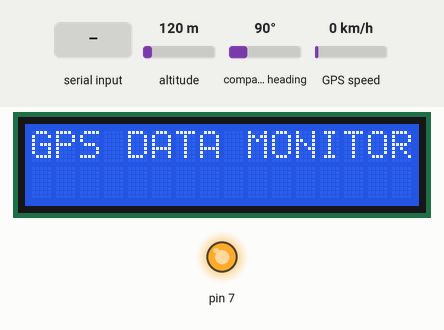
A sketch run on a simulated Arduino Uno, built with avr-gcc and run on an emulated ATmega328P. Shown: 16×2 character LCD, output pins drawn as LEDs (lit = HIGH). The test bench sets the inputs (shaded band); at power-on: altitude 120 m, compass heading 90°, GPS speed 0 km/h. The GPS gets a fix after 3 s at 37.7749, -122.4194 with 8 satellites; what the sketch prints to the serial monitor is not drawn.

Above: at 3.2 s.
3.3 s: "1" received over the second serial link
At 3.6 s:
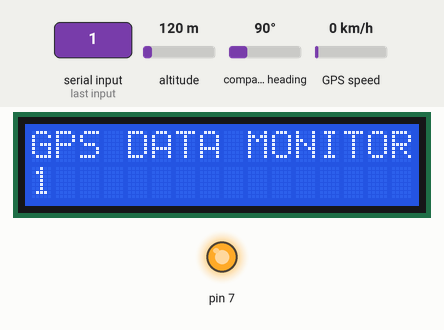
5.6 s: "0" received over the second serial link
At 6.0 s:
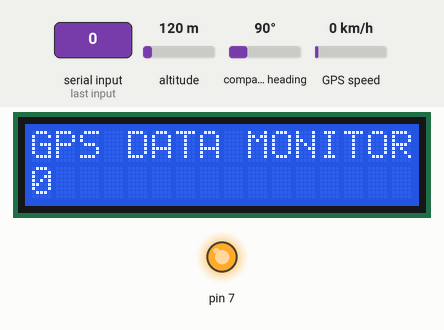
Timing chart, 0 to 8.6 s (numbered marks = the images above; inputs shaded):
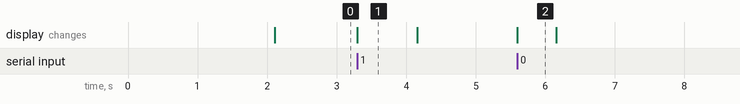

Measured:
- after the input at 3.3 s, the display: changes at once (image 1)
- after the input at 5.6 s, the display: changes at once (image 2)
- what the display in image 1 shows lasts 0.9 s, from 3.3 s to 4.2 s
- what the display in image 2 shows lasts 0.6 s, from 5.6 s to 6.2 s

The sketch:

GPS_TEST20241022_1.ino
```cpp
// Refer https://miraluna.hatenablog.com/entry/2018/01/10/000000
// GPS_TEST20241022_1.ino
// OK! 2024.10.21 22:05  Works well rx=D6(GPS/TX), D7:HIGH(GPS/EN)
// 2024.10.22 LCD display is not enough
// 2024.10.23 A3/D17  GPS/RX
/*
 A3/D17  GPS/RX
 D6  GPS/TX
 D7  LCD RS -> Back Light & GPS/EN
 D8  LCD enable -> LCD RS
 D9  LCD DB4 -> LCD enable
 D10 LCD DB5 ->  LCD DB4
 D11 LCD DB6 ->  LCD DB5
 D12 LCD DB7 ->  LCD DB6
 */
#include <TinyGPS++.h>         // You shall include this library
#include <SoftwareSerial.h>
#include <LiquidCrystal.h>

#define RS      8              // R909-VFO 1602 assign
#define E       9
#define DB4    10
#define DB5    11
#define DB6    12
#define DB7    13

int rx=6,tx=17;
TinyGPSPlus gps;
SoftwareSerial ss(rx,tx);
// initialize the library with the numbers of the interface pins
LiquidCrystal lcd(RS, E, DB4, DB5, DB6, DB7);

void setup() {
  Serial.begin(9600);            // ArduinoIDE　
  ss.begin(9600);                // GPS's default communication speed
  Serial.print("GPS DATA MONITOR");
  pinMode( 7, OUTPUT);
  digitalWrite(7, HIGH);         // GPS/EN must be high connected to D7

// set up the LCD's number of columns and rows
  lcd.begin(16,2);
  lcd.display();                          // initialize LCD
  lcd.setCursor(0, 0);
  lcd.print("GPS DATA MONITOR");
  delay(2000);
}

void loop() {
  while (ss.available()>0){      // Check if GPS is active
  char c = (ss.read());          // Read GPS print out
  gps.encode(c);                 // Process data
  Serial.print(c);               // Print text on ArduinoIDE serial display
  lcd.setCursor(0, 1);
  lcd.print(c);
  }

}
```
